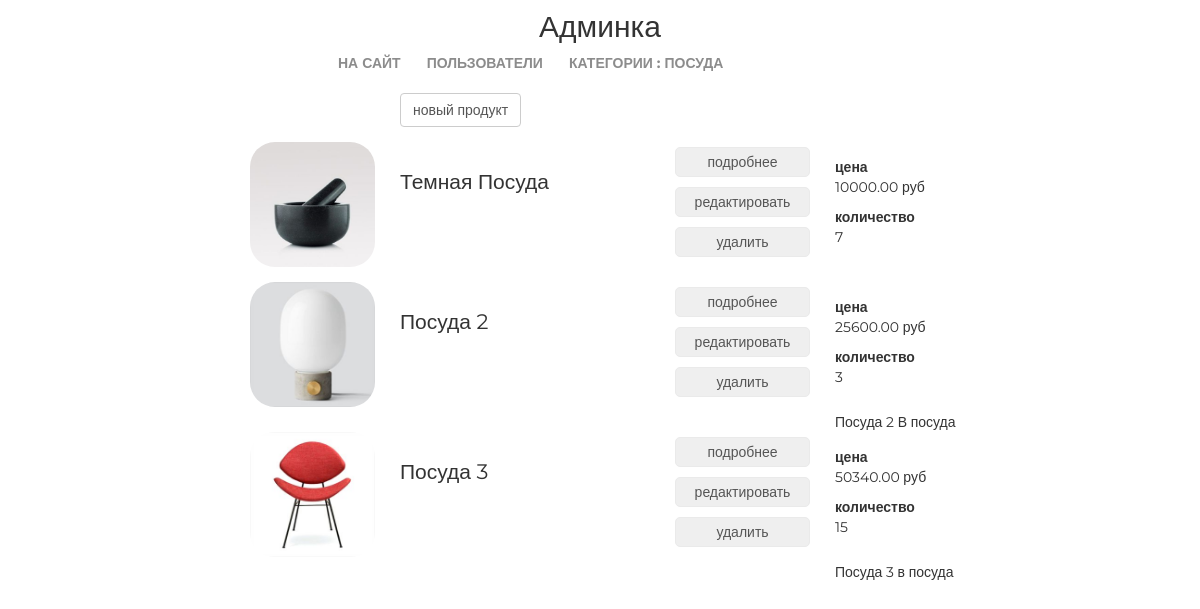
The page /new/admin/category/2/products/ (signed in) on the database as committed earlier.
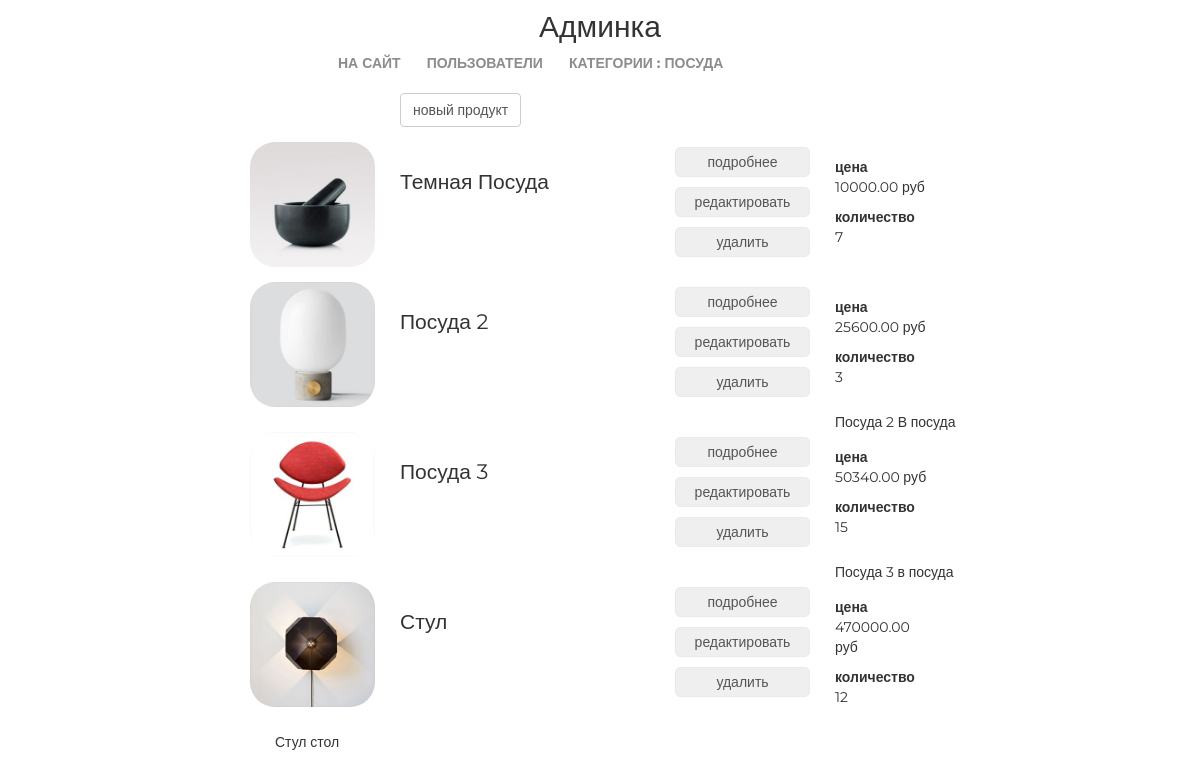
The same page on the database as committed later.
### mainapp/models.py (models this page shows, shortened)
class Product(models.Model):
    category = models.ForeignKey(ProductCategory, on_delete=models.CASCADE)
    name = models.CharField('название', max_length=64)
    description = models.TextField('описание', blank=True)
    short_desc = models.CharField('краткое описание', max_length=200, blank=True)
    image = models.ImageField(upload_to='product-img', blank=True)
    price = models.DecimalField(max_digits=8, decimal_places=2, default=0)
    quantity = models.PositiveIntegerField('количество на складе', default=0)
    is_active = models.BooleanField('активность', default=True)
    class Meta:
        verbose_name = 'продукт'
        verbose_name_plural = 'продукты'

### adminapp/views.py (the view)
# urls.py: path('category/<int:pk>/products/', adminapp.category_products, name='category_products'),
@user_passes_test(lambda user: user.is_superuser)
def category_products(request, pk):
    category = get_object_or_404(ProductCategory, pk=pk)
    object_list = category.product_set.all()
    context = {
        'page_title': f'категория {category.name}/продуктры',
        'category': category,
        'object_list': object_list
    }
    return render(request, 'mainapp/category_products_list.html', context)

### adminapp/templates/mainapp/category_products_list.html
{% extends 'adminapp/base.html' %}
{% load static %}
{% block container %}
    <div class="products_list">
        <a class="new_product btn btn-default"
           href={% url 'new_admin:category_product_create' category.pk %}>новый продукт</a>
        {% for object in object_list %}
            <div class="product_record {% if not object.is_active %}not_active{% endif %}">
                <img src="/media/{{ object.image|default:'products_images/default.jpg' }}" alt="{{ object.name }}">
                <div class="product_name">
                    {{ object.name|title }}
                </div>
                <div class="product_actions">
                    <button>
                        <a href={% url 'new_admin:product_view' pk=object.pk %}>подробнее</a>
                    </button>
                    <button>
                        <a href=>редактировать</a>
                    </button>
                    <button>
                        <a href=>удалить</a>
                    </button>
                </div>
                <div class="summary">
                    <b>цена</b>
                    <p>{{ object.price }} руб</p>
                    <b>количество</b>
                    <p>{{ object.quantity }}</p>
                </div>
                <div class="product_desc">
                    {{ object.short_desc|capfirst }}
                </div>
            </div>
        {% endfor %}
    </div>
{% endblock %}

Rows that differ between the two databases and show on the page:
added Product: image (picture), name "Стул", price "470000.00", quantity "12", short_desc "Стул стол"
